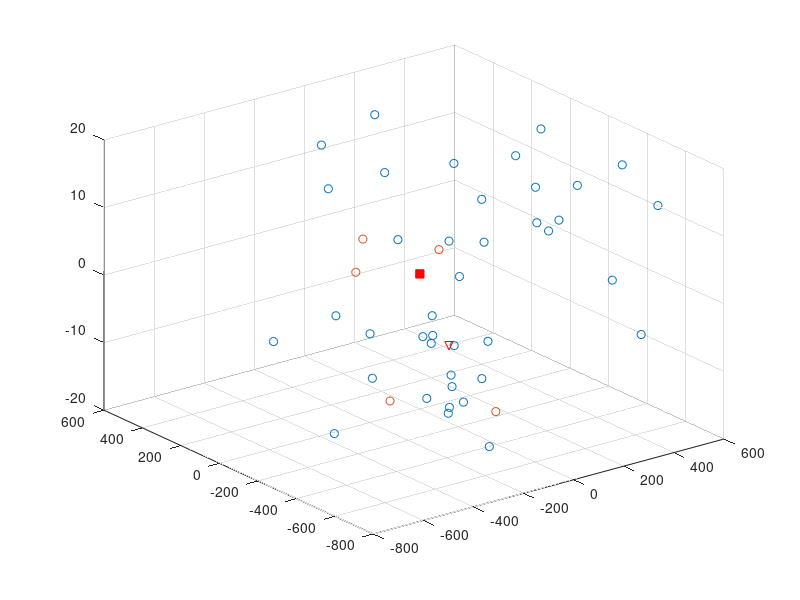

The MATLAB script that drew this image:
N_Scatter=40;
N_SBS=5;

r_MS=200+rand*500;
phi_MS=rand*2*pi;
x_MS=r_MS*cos(phi_MS);
y_MS=r_MS*sin(phi_MS);
z_MS=-10+20*rand;
x_SBS=zeros(1,N_SBS);
y_SBS=zeros(1,N_SBS);
z_SBS=zeros(1,N_SBS);

% r_Scatter=zeros(1,N_Scatter);
% phi_Scatter=zeros(1,N_Scatter);
x_Scatter=zeros(1,N_Scatter);
y_Scatter=zeros(1,N_Scatter);
z_Scatter=zeros(1,N_Scatter);
for i=1:N_Scatter
    r_Scatter=700*rand;
    phi_Scatter=rand*2*pi;
    z_Scatter(i)=-20+40*rand;
    x_Scatter(i)=x_MS+r_Scatter*cos(phi_Scatter);
    y_Scatter(i)=y_MS+r_Scatter*sin(phi_Scatter);
end
for i=1:N_SBS
    r_SBS=500*rand;
    phi_SBS=rand*2*pi;
    z_SBS(i)=-15+30*rand;
    x_SBS(i)=x_MS+r_SBS*cos(phi_SBS);
    y_SBS(i)=y_MS+r_SBS*sin(phi_SBS);
end

figure(1);

scatter3(x_Scatter,y_Scatter,z_Scatter,'b.');
hold on;
scatter3(x_SBS,y_SBS,z_SBS,'rs');
hold on;
plot3(x_MS,y_MS,z_MS,'rv');plot3(0,0,0,'rs','MarkerFaceColor','r');